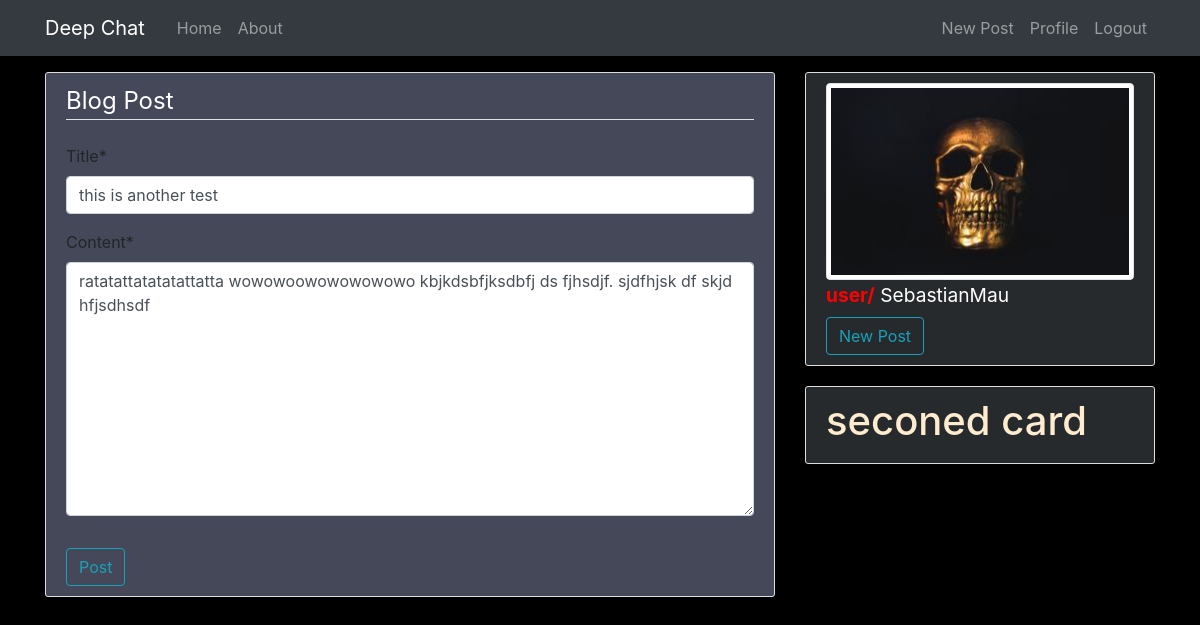
The page /post/28/update/ (signed in) on the database its author committed.
### blog/models.py (models this page shows, shortened)
class Post(models.Model):
    id = models.AutoField(primary_key=True)
    title = models.CharField(max_length=100)
    content = models.TextField()
    date_posted = models.DateTimeField(default=timezone.now) #current date time every update (auto_now=True) - current date time when created but never update (auto_now_add=True)
    author = models.ForeignKey(User, on_delete=models.CASCADE) #if user is deleted post deleted to (User, on_delete=models.CASCADE)

### users/models.py (models this page shows, shortened)
class Profile(models.Model):
    id = models.AutoField(primary_key=True)
    user = models.OneToOneField(User, on_delete=models.CASCADE) #"CASCADE" if user deleted delete profile
    image = models.ImageField(default='default.jpg', upload_to='profile_pics', blank=True)#directory the img get uploaded to

### blog/views.py (the view, shortened to what this page needs)
# urls.py: path('post/<int:pk>/update/', PostUpdateView.as_view(), name='post-update'),
class PostUpdateView(LoginRequiredMixin, UserPassesTestMixin, UpdateView):
    model = Post
    fields = ['title', 'content']
    def test_func(self):
        post = self.get_object()
        if self.request.user == post.author:
            return True
        return False

### blog/templates/blog/post_form.html (shortened to what this page needs)
{% extends "blog/base.html" %}
{% load crispy_forms_tags %}
{% block content %}
    <div style="background-color: #454859;" class="content-section">
        <form method="POST">
            <fieldset class="form-group">
                <legend style="color: white;" class="border-bottom mb-4">Blog Post</legend>
                {{ form|crispy }}
            </fieldset>
            <div class="">
                <button class="btn btn-outline-info" type="submit">Post</button>
            </div>
        </form>
    </div>
{% endblock content %}

### blog/templates/blog/base.html (shortened to what this page needs)
{% load static %}
<!DOCTYPE html>
<html lang="en">
<head>
    <link rel="stylesheet" href="{% static '/blog/main.css' %}">
    <link rel="stylesheet" href="https://maxcdn.bootstrapcdn.com/bootstrap/4.0.0/css/bootstrap.min.css">
</head>
<body style="background-color: black;">
    <br><br>
    <header class="site-header">
        <nav class="navbar navbar-expand-md navbar-dark bg-dark fixed-top">
          <div class="container">
            <a class="navbar-brand mr-4" href="{% url 'blog-home' %}">Deep Chat</a>
            <div class="collapse navbar-collapse" id="navbarToggle">
              <div class="navbar-nav mr-auto">
                <a class="nav-item nav-link" href="{% url 'blog-home' %}">Home</a>
                <a class="nav-item nav-link" href="{% url 'blog-about' %}">About</a>
              </div>
              <div class="navbar-nav">
                {% if user.is_authenticated %}
                  <a class="nav-item nav-link" href="{% url 'post-create' %}">New Post</a>
                  <a class="nav-item nav-link" href="{% url 'profile' %}">Profile</a>
                  <a class="nav-item nav-link" href="{% url 'logout' %}">Logout</a>
                {% else %}
                  <a class="nav-item nav-link" href="{% url 'login' %}">Login</a>
                  <a class="nav-item nav-link" href="{% url 'register' %}">Register</a>
                {% endif %}
              </div>
            </div>
          </div>
        </nav>
      </header>
    <br>
    <main role="main" class="container">
        <div class="row">
        <div class="col-md-8">
          {% block content %}{% endblock %}
        </div>
        <div class="col-md-4">
            <div style="background-color: #272a2d" class="content-section">
              <div>
                {% if user.is_authenticated %}
                  <img class="rounded-rounded img-thumbnail rounded" src="{{ user.profile.image.url }}" alt="">
                  <h4 style="color: white;"><small><b style="color: red;">user/</b> {{ user.username }}</small></h4>
                  <a href="{% url 'post-create' %}">
                      <button class="btn btn-outline-info">New Post</button>
                  </a>
                {% else %}
                  <img class="rounded-square img-thumbnail" src="../static/blog/images/default.jpg" alt="">
                {% endif %}
            </div>
            </div>
            <div style="background-color: #272a2d" class="content-section">
              <h1 style="color: blanchedalmond;">seconed card</h1>
            </div>
        </div>
        </div>
    </main>
</body>
</html>

### blog/static/blog/main.css (style rules this page uses)
body { background: #fafafa; color: #333333; margin-top: 5rem; }
h1, h2, h3, h4, h5, h6 { color: #444444; }
.site-header .navbar-nav .nav-link { color: #cbd5db; }
.content-section { background: #ffffff; padding: 10px 20px; border: 1px solid #dddddd; border-radius: 3px; margin-bottom: 20px; }

### rows shown on the page
Post: title "this is another test", content "ratatattatatatattatta wowowoowowowowowo kbjkdsbfjksdbfj ds fjhsdjf. sjdfhjsk df skjd hfjsdhsdf"

### other values the page prints
{{ user.username }} "SebastianMau"
